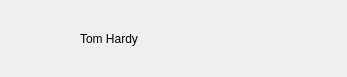
<?xml version="1.0" encoding="UTF-8"?>
<ui version="4.0">
 <class>AccountItemWidget</class>
 <widget class="QWidget" name="AccountItemWidget">
  <property name="geometry">
   <rect>
    <x>0</x>
    <y>0</y>
    <width>347</width>
    <height>77</height>
   </rect>
  </property>
  <property name="windowTitle">
   <string>Form</string>
  </property>
  <layout class="QHBoxLayout" name="horizontalLayout">
   <property name="spacing">
    <number>16</number>
   </property>
   <property name="leftMargin">
    <number>24</number>
   </property>
   <property name="topMargin">
    <number>0</number>
   </property>
   <property name="rightMargin">
    <number>16</number>
   </property>
   <property name="bottomMargin">
    <number>0</number>
   </property>
   <item>
    <widget class="UserAvatarWidget" name="avatar" native="true">
     <property name="sizePolicy">
      <sizepolicy hsizetype="Fixed" vsizetype="Fixed">
       <horstretch>0</horstretch>
       <verstretch>0</verstretch>
      </sizepolicy>
     </property>
     <property name="minimumSize">
      <size>
       <width>40</width>
       <height>40</height>
      </size>
     </property>
     <property name="maximumSize">
      <size>
       <width>40</width>
       <height>40</height>
      </size>
     </property>
    </widget>
   </item>
   <item>
    <widget class="QLabel" name="label_account">
     <property name="sizePolicy">
      <sizepolicy hsizetype="Expanding" vsizetype="Expanding">
       <horstretch>0</horstretch>
       <verstretch>0</verstretch>
      </sizepolicy>
     </property>
     <property name="text">
      <string>Tom Hardy</string>
     </property>
    </widget>
   </item>
   <item>
    <widget class="QLabel" name="label_status">
     <property name="text">
      <string/>
     </property>
    </widget>
   </item>
   <item>
    <widget class="QLabel" name="indicator">
     <property name="sizePolicy">
      <sizepolicy hsizetype="Fixed" vsizetype="Fixed">
       <horstretch>0</horstretch>
       <verstretch>0</verstretch>
      </sizepolicy>
     </property>
     <property name="minimumSize">
      <size>
       <width>16</width>
       <height>16</height>
      </size>
     </property>
     <property name="maximumSize">
      <size>
       <width>16</width>
       <height>16</height>
      </size>
     </property>
     <property name="text">
      <string/>
     </property>
    </widget>
   </item>
  </layout>
 </widget>
 <customwidgets>
  <customwidget>
   <class>UserAvatarWidget</class>
   <extends>QWidget</extends>
   <header location="global">user-avatar-widget.h</header>
   <container>1</container>
  </customwidget>
 </customwidgets>
 <resources/>
 <connections/>
</ui>
